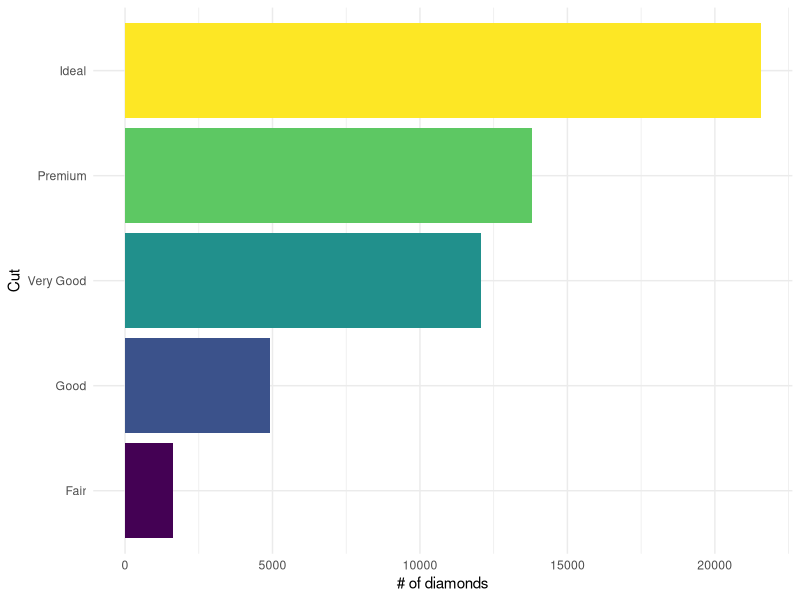
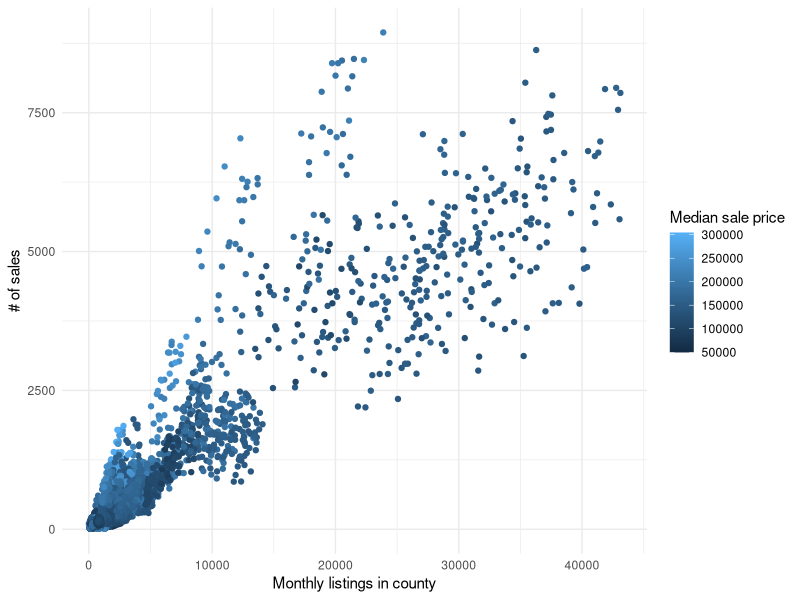

Generate these figures, in order, with R: (Note: this script raises an error after producing the figures.)
## ---- chunk 1
library(tidyverse)
library(patchwork) # to put both plots in the same image

theme_set(theme_minimal())
## ---- chunk 2
bar_chart <- ggplot(diamonds, aes(cut, fill = cut)) + 
  geom_bar() + 
  coord_flip() +
  # fill guide would just duplicate x-axis label and take up space
  guides(fill = FALSE) +
  labs(x = "Cut", y = "# of diamonds")

bar_chart
## ---- chunk 3
scatter_plot <- ggplot(txhousing, aes(listings, sales, color = median)) +
  geom_point() +
  labs(x = "Monthly listings in county", 
       y = "# of sales",
       color = "Median sale price")

scatter_plot
## ---- chunk 4
viridis_palettes <- list(c("c", "plasma"), c("D", "viridis"))

scico_palettes <- c("buda", "davos", "lapaz")
## ---- chunk 5
builid_vir_poc <- function(vir_pal){

vir_bar <- bar_chart + scale_fill_viridis_d(option = virid_pal[1])

vir_scatter <- scatter_plot + scale_color_viridis(option = virid_pal[1])
vir_patch <-  vir_bar/ vir_scatter + 
  plot_annotation(title = vir_pal[2])

vir_patch

#uncomment to include saving the files as part of the workflow
# ggsave(filename = here::here(paste0("figs/", vir_pal[2], ".jpg")),
#        plot = vir_patch)
}
## ---- chunk 6
builid_scico_poc <- function(scico_pal){

scico_bar <- bar_chart + scale_fill_scicos(palette = scico_pal)

scico_scatter <- scatter_plot + scale_color_scico(palette = scico_pal)
scico_patch <-  scico_bar/ scico_scatter + 
  plot_annotation(title = scico_pal)

scico_patch 

#uncomment to include saving the files as part of the workflow
# ggsave(filename = here::here(paste0("figs/", scico_pal, ".jpg")),
#        plot = scico_patch)
}
## ---- chunk 7
walk(viridis_palettes, build_vir_poc)
walk(scico_palettes, build_scico_poc)
